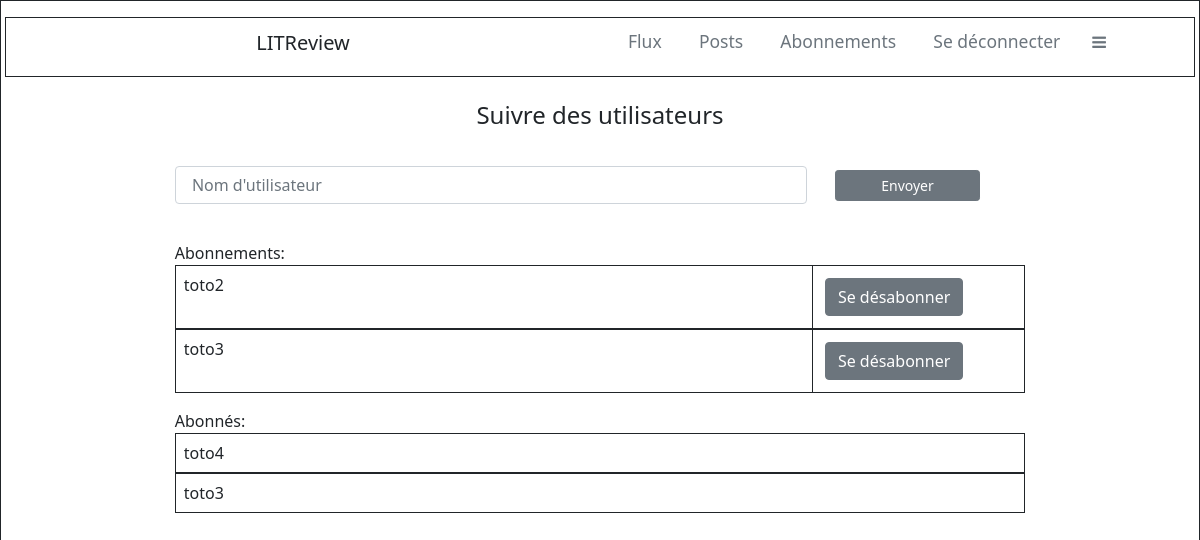
The page /follow-users/ (signed in) on the database as committed earlier.
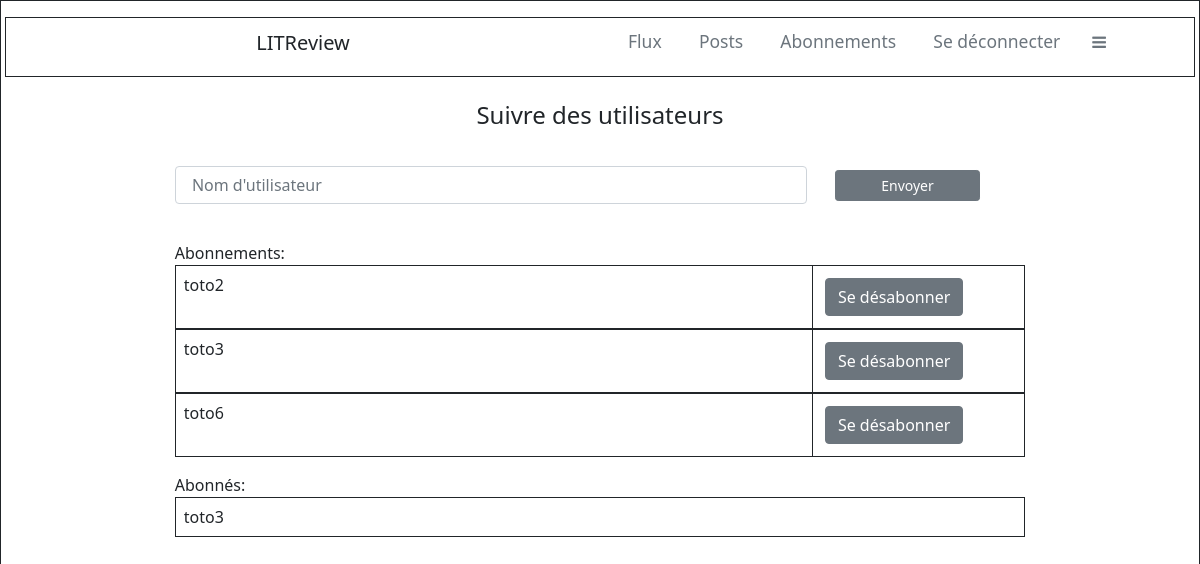
The same page on the database as committed later.
### blog/models.py (models this page shows)
class UserFollows(models.Model):
    user = models.ForeignKey(to=settings.AUTH_USER_MODEL,
                             on_delete=models.CASCADE,
                             related_name='following',
                             )
    followed_user = models.ForeignKey(to=settings.AUTH_USER_MODEL,
                                      on_delete=models.CASCADE,
                                      related_name='followed_by',
                                      )
    class Meta:
        unique_together = ['user', 'followed_user', ]

### authentication/models.py (models this page shows)
class User(AbstractUser):
    CREATOR = 'CREATOR'
    SUBSCRIBER = 'SUBSCRIBER'
    ROLE_CHOICES = (
        (CREATOR, 'Créateur'),
        (SUBSCRIBER, 'Abonné'),
    )
    profile_photo = models.ImageField(verbose_name='Photo de profil')
    role = models.CharField(max_length=30, choices=ROLE_CHOICES,
                            verbose_name='Rôle')
    follows = models.ManyToManyField(
        'self',
        limit_choices_to={'role': CREATOR},
        symmetrical=False,
        verbose_name='suit',
    )

### blog/views.py (the view, shortened to what this page needs)
# urls.py: path('follow-users/', blog.views.follow_users, name='follow_users'),
@login_required
def follow_users(request):
    form = forms.UserFollowsForm()
    context = {'form': form}
    followed_users = models.UserFollows.objects.filter(user=request.user)
    context['followed_users'] = followed_users
    followers = models.UserFollows.objects.filter(followed_user=request.user)
    context['followers'] = followers
    return render(request, "blog/follow_users_form.html", context=context)

### blog/forms.py (shortened to what this page needs)
class UserFollowsForm(forms.ModelForm):
    followed_user = forms.CharField(label='',
                                    max_length=256,
                                    widget=forms.TextInput(attrs={"placeholder": " Nom d'utilisateur"}),
                                    )
    class Meta:
        model = models.UserFollows
        fields = ['followed_user']

### blog/templates/blog/follow_users_form.html (shortened to what this page needs)
{% extends 'base.html' %}
{% load crispy_forms_tags %}
{% block content %}
    <div class="container w-75">
        <div class="text-center">
            <h4>Suivre des utilisateurs</h4>
            <br/>
            <form method="post" enctype="multipart/form-data" novalidate>
                <div class="row align-items-center">
                    <div class="col-9" >{{ form|crispy }}
                    </div>
                    <button type="submit"
                            class = "col-2 m-3 mb-4 mt-2 btn btn-secondary btn-sm"
                            aria-pressed="true">Envoyer
                    </button>
                </div>
            </form>
        </div>
        <thead>Abonnements:
        </thead>
        <table class="table">
            {% for followed_user in followed_users %}
            <tbody>
                <td class="border border-dark w-75">
                    {{followed_user.followed_user}}
                </td>
                <td class="border border-dark w-25">
                    <a href="{% url 'delete_subscription' followed_user.id %}" aria-pressed="true">
                        <button type="submit" class = "m-1 btn btn-secondary btn-md" >Se désabonner</button>
                    </a>
                </td>
            </tbody>
            {% endfor %}
            </table>
        <thead>Abonnés:
        </thead>
        <table class="table">
            {% for follower in followers %}
            <tbody>
                <td class="border border-dark">{{follower.user}}
                </td>
            </tbody>
            {% endfor %}
        </table>
    </div>
{% endblock content %}

Rows that differ between the two databases and show on the page:
removed UserFollows: user "toto4"
added UserFollows: followed_user "toto6", shown under "Suivre des utilisateurs"
